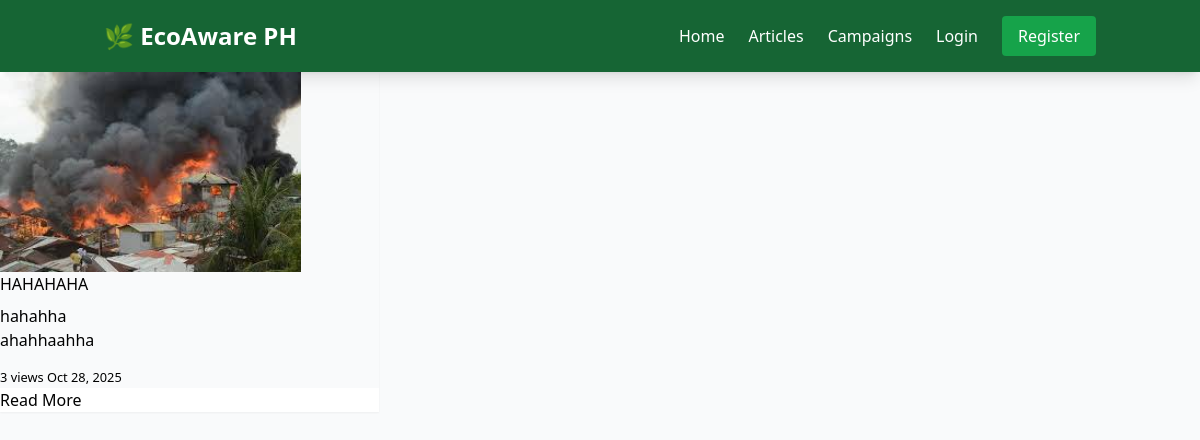
The app's page /articles/ with its own data.
### articles/models.py (models this page shows, shortened)
class Article(models.Model):
    STATUS_CHOICES = (
        ('DRAFT', 'Draft'),
        ('PUBLISHED', 'Published'),
        ('ARCHIVED', 'Archived'),
    )
    title = models.CharField(max_length=200)
    slug = models.SlugField(max_length=200, unique=True, blank=True)
    content = CKEditor5Field('Content', config_name='extends')  # CKEditor 5
    excerpt = models.TextField(max_length=500, blank=True, null=True)
    featured_image = models.ImageField(upload_to='articles/', blank=True, null=True)
    category = models.ForeignKey(Category, on_delete=models.SET_NULL, null=True, related_name='articles')
    tags = models.ManyToManyField(Tag, blank=True, related_name='articles')
    author = models.ForeignKey(settings.AUTH_USER_MODEL, on_delete=models.CASCADE, related_name='articles')
    status = models.CharField(max_length=20, choices=STATUS_CHOICES, default='DRAFT')
    views = models.PositiveIntegerField(default=0)
    created_at = models.DateTimeField(auto_now_add=True)
    updated_at = models.DateTimeField(auto_now=True)
    class Meta:
        ordering = ['-created_at']
    def get_absolute_url(self):
        return reverse('articles:article_detail', kwargs={'slug': self.slug})

class Category(models.Model):
    name = models.CharField(max_length=100, unique=True)
    slug = models.SlugField(max_length=100, unique=True, blank=True)
    description = models.TextField(blank=True)
    created_at = models.DateTimeField(auto_now_add=True)
    class Meta:
        verbose_name_plural = 'Categories'
        ordering = ['name']

### articles/views.py (the view)
# urls.py: path('', views.article_list, name='article_list'),
def article_list(request):
    articles = Article.objects.all()
    return render(request, 'organisms/article_list.html', {'articles': articles})

### templates/organisms/article_list.html
{% extends 'base.html' %}
{% block content %}
    <div class="space-y-8">
        {% if articles %}
            <div class="grid grid-cols-1 md:grid-cols-2 lg:grid-cols-3 gap-8">
                {% for article in articles %}
                    {% include 'molecules/article_card.html' with article=article %}
                {% endfor %}
            </div>
        {% else %}
            <div class="p-6 bg-yellow-100 border border-yellow-300 rounded-lg text-yellow-800">
                <h2 class="font-bold text-xl mb-2">No Articles Found</h2>
                <p>It looks like there aren't any articles published yet. Check back later!</p>
            </div>
        {% endif %}
    </div>
{% endblock %}

### templates/molecules/article_card.html (shortened to what this page needs)
<div class="card h-100 shadow-sm {{ extra_classes|default:'' }}">
    {% if article.featured_image %}
        <img src="{{ article.featured_image.url }}"
             class="card-img-top"
             alt="{{ article.title }}"
             style="height: 200px; object-fit: cover;">
    {% endif %}
    <div class="card-body">
        {% if article.category %}
            {% include 'atoms/badge.html' with text=article.category.name color='success' %}
        {% endif %}
        <h5 class="card-title mt-2">{{ article.title }}</h5>
        <p class="card-text text-muted">{{ article.excerpt|truncatewords:20 }}</p>
        <div class="d-flex justify-content-between align-items-center mt-3">
            <small class="text-muted">
                {{ article.views }} views
            </small>
            <small class="text-muted">{{ article.created_at|date:"M d, Y" }}</small>
        </div>
    </div>
    <div class="card-footer bg-white">
        {% include 'atoms/button.html' with url=article.get_absolute_url text='Read More' variant='outline-success' size='btn-sm' %}
    </div>
</div>

### templates/atoms/badge.html (shortened to what this page needs)
<span class="badge bg-{{ color|default:'primary' }} {{ extra_classes|default:'' }}">
    {{ text }}
</span>

### templates/atoms/button.html (shortened to what this page needs)
{% if url %}
    <a href="{{ url }}" class="btn btn-{{ variant|default:'primary' }}">
        {{ text }}
    </a>
{% endif %}

### records on screen
Article: featured_image (picture), title "hahahha", excerpt "ahahhaahha", views "3", created_at "Oct 28, 2025", text "Read More"
Category: name "HAHAHAHA"
